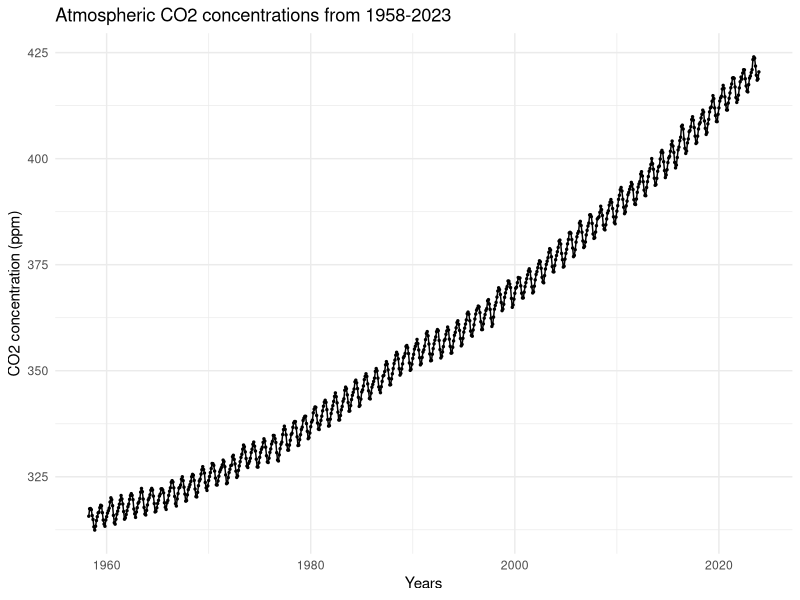
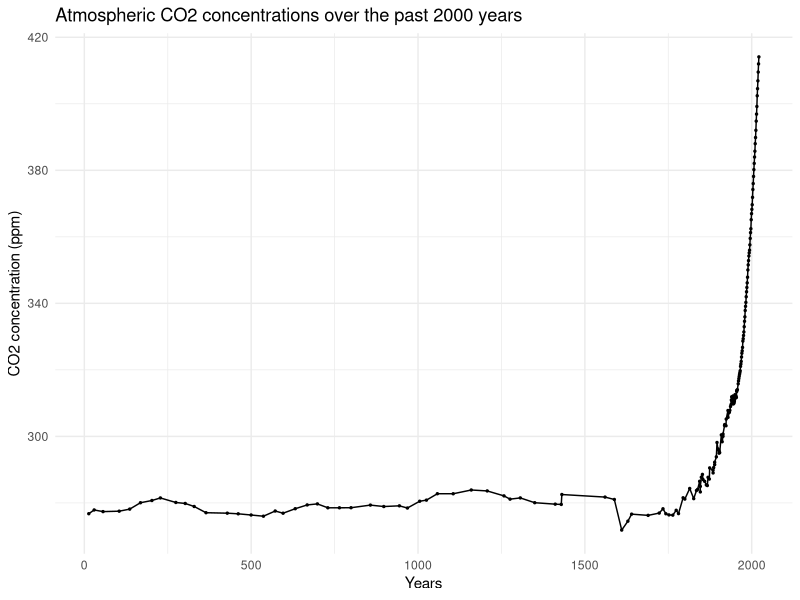
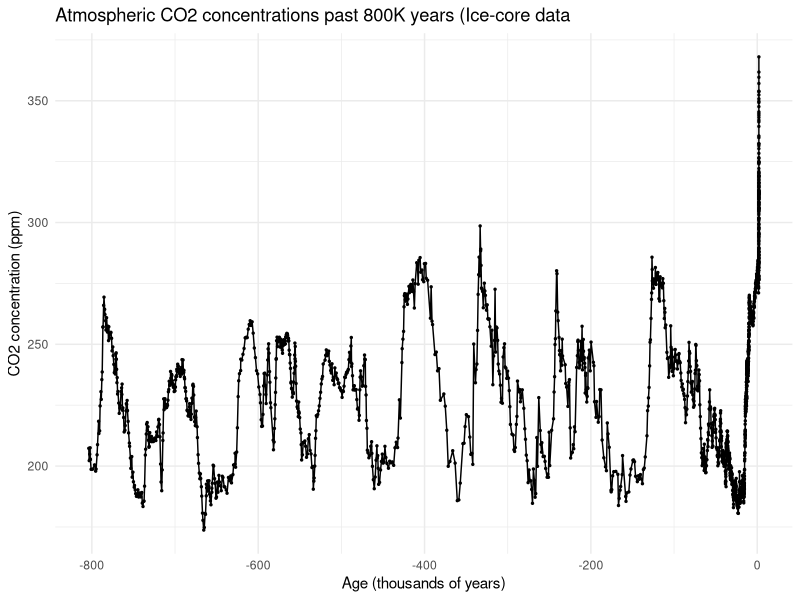

These charts were generated, in order, by the following R code: (Note: this script raises an error after producing the figures.)
## ---- chunk 1
library(tidyverse)
## ---- chunk 2
co2_ppm <- read_csv('data/data_modern_ppm.csv')
## ---- chunk 3
df <- read_csv('data/data_modern_ppm.csv')
df |> 
  ggplot(aes(x = Numeric_date, y = Value)) +
  geom_line() +
  geom_point(size = 0.5) +
  labs(title = paste("Atmospheric CO2 concentrations from 1958-2023"),
       x = "Years",
       y = "CO2 concentration (ppm)") +
  theme_minimal()
## ---- chunk 4
df <- read_csv('data/data_2000.csv')
df |> 
  ggplot(aes(x = Numeric_date, y = Value)) +
  geom_line() +
  geom_point(size = 0.5) +
  labs(title = paste("Atmospheric CO2 concentrations over the past 2000 years"),
       x = "Years",
       y = "CO2 concentration (ppm)") +
  theme_minimal()
## ---- chunk 5
df <- read_csv('data/data_800k.csv')
df |> 
  ggplot(aes(x = Numeric_date, y = Value)) +
  geom_line() +
  geom_point(size = 0.5) +
  labs(title = paste("Atmospheric CO2 concentrations past 800K years (Ice-core data"),
       x = "Age (thousands of years)",
       y = "CO2 concentration (ppm)") +
  theme_minimal()
## ---- chunk 6
temp_countries <- temps |> colnames()
temp_countries <- temp_countries[-1]
